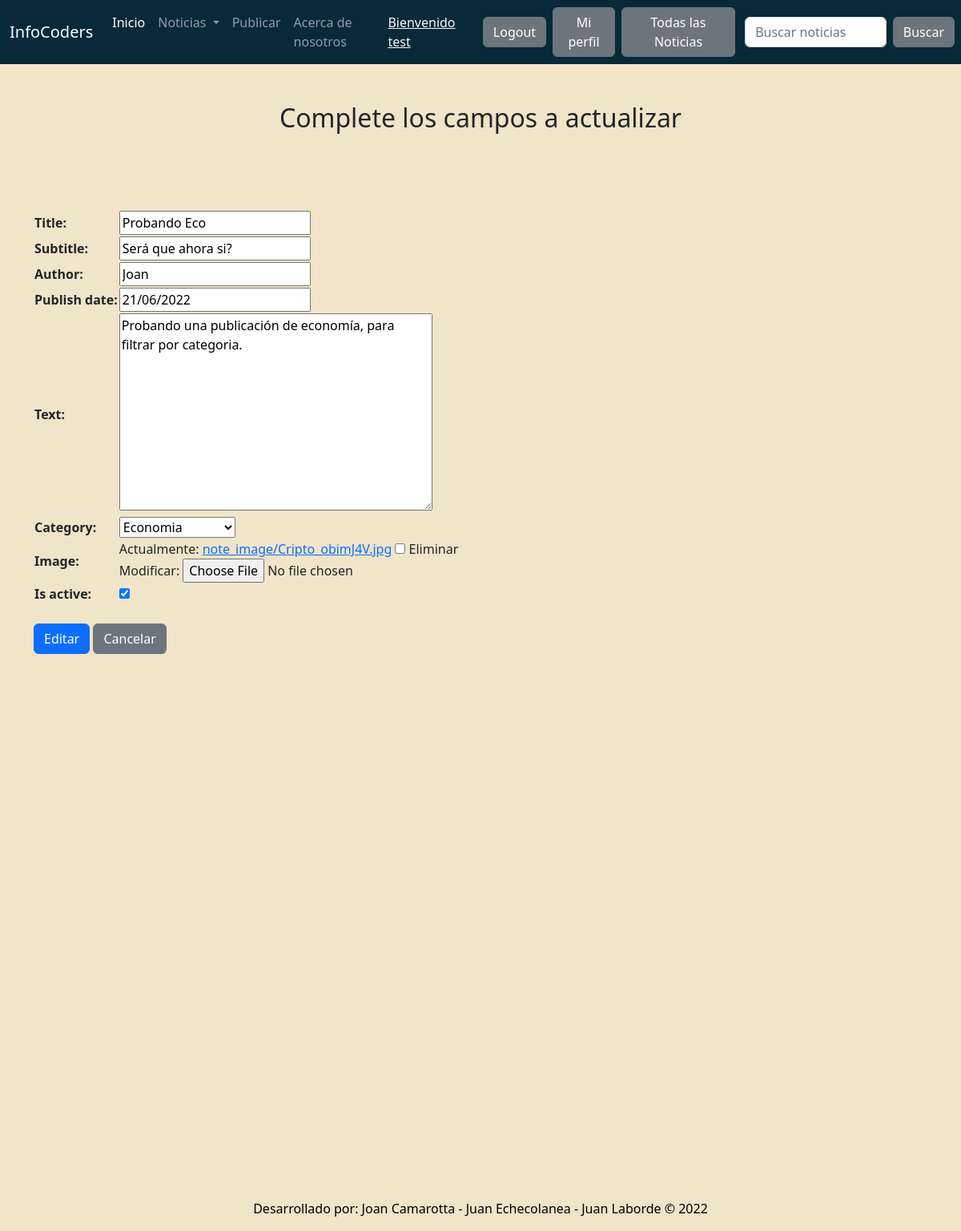
Before: /noticias/editar-noticia/12/ (signed in) with the older database file.
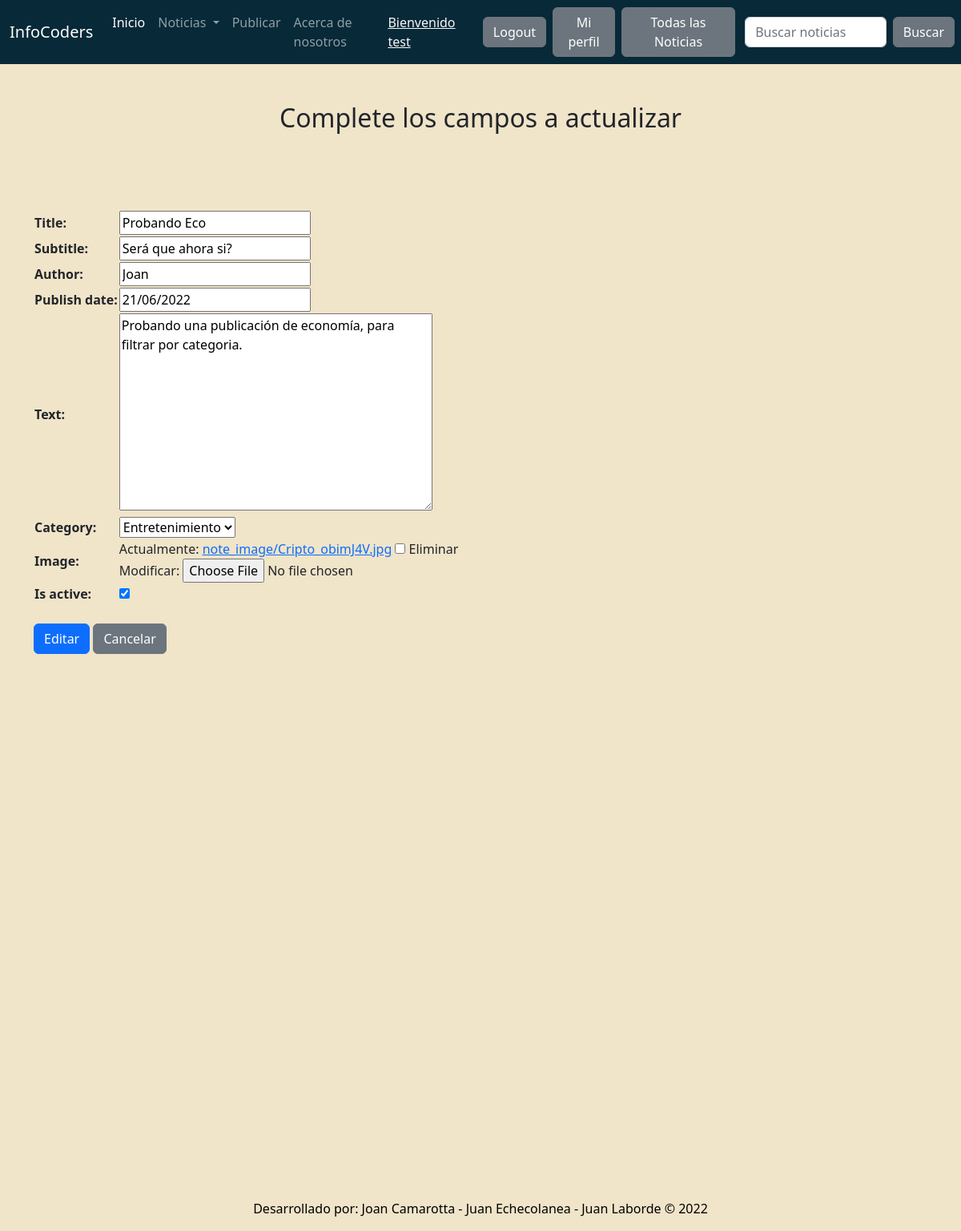
After: the same page with the newer database file.
### blog/models.py (models this page shows, shortened)
class Note(models.Model):
    title = models.CharField(max_length=100, blank=True, null=True)
    subtitle = models.CharField(max_length=100)
    author = models.CharField(max_length=50)
    publish_date = models.DateField(default=now)
    text = models.TextField(blank=True)
    category = models.ForeignKey('Categoria', on_delete=models.CASCADE, related_name='blog')
    image = models.ImageField(upload_to='note_image', blank = True, null = True)
    is_active = models.BooleanField(default=True, blank = True)
    class Meta:
        verbose_name = 'Nota'
        verbose_name_plural = 'Notas'

### blog/views.py (the view, shortened to what this page needs)
# urls.py: path('editar-noticia/<int:pk>/', Update_post.as_view(), name = 'update_post'),
class Update_post(LoginRequiredMixin, UpdateView):
    model = Note
    template_name = 'update_post.html'
    fields = '__all__'

### blog/models.py (called while the page is built)
    def __str__(self):
        return self.name

### templates/update_post.html (shortened to what this page needs)
{% extends 'base.html' %}
{% block content %}
    {% if form %}
        <h2 class="fw-bopld text-center py-5">Complete los campos a actualizar</h2>
        <div class="container px-8 px-lg-7 mt-5">
        <form action="" method="POST" enctype="multipart/form-data">
            <table>
                {{form.as_table}}
            </table>
            <br>
            <input class="btn btn-primary" type="submit" , value="Editar">
            <a class="btn btn-secondary" href = "/noticias/todas-las-noticias/">Cancelar</a>
        </form>
    </div>
    {% endif %}
{% endblock %}

Changed rows visible on the page:
changed Note "Probando Eco": category "Economia" → "Entretenimiento"
